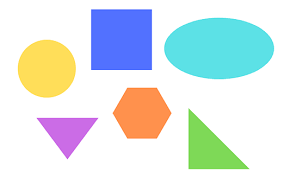
#> input picture Shape/src/images.png, 284 x 177 px
$ python shapeCV.py   (older library calls are emulated)
#> lines starting #> are read from the running program, lines starting #| are printed output that depends on the picture; after the words box and inside, x2 and y2 are one past the last pixel; in counts of white or black regions, pixels touching at a corner belong together

import cv2
import glob

def detectGeometricShapes(image,x,y,approx):
    if len(approx) == 3:
        cv2.putText(image,"Triangle",(x,y+30),cv2.FONT_HERSHEY_TRIPLEX,0.5,(255,0,127),1)
        print("Triangle")
    elif len(approx) == 4:
        (xAxis,yAxis,width,height) = cv2.boundingRect(approx)
        if((float(width)/height) <= 1.5):
            cv2.putText(image,"Square",(x,y+30),cv2.FONT_HERSHEY_TRIPLEX,0.5,(255,0,127),1)
            print("Square")
        else:
            cv2.putText(image,"Rectangle",(x,y+30),cv2.FONT_HERSHEY_TRIPLEX,0.5,(255,0,127),1)
            print("Rectangle")
    elif len(approx) > 10:
        cv2.putText(image,"Circle",(x,y+30),cv2.FONT_HERSHEY_TRIPLEX,0.5,(255,0,127),1)
        print("Circle")

def getContours(canny):
    _, contours,hierarchy = cv2.findContours(canny,cv2.RETR_EXTERNAL,cv2.CHAIN_APPROX_SIMPLE)
    return contours,hierarchy

def getCannyEdges(grayImage):
    canny = cv2.Canny(grayImage,127,255)
    return canny

def getPathofImages():
    path = '/home/linuxuser/Python-3.5.6/shapes'
    return path

def main():
    print ("\n<--- GEOMETRIC SHAPE DETECTION --->\n")
    path = getPathofImages()
    files = [f for f in glob.glob("images.png",recursive=True)]
    for f in files:
        print(f)
        image = cv2.imread(f)
#> image is the input picture: shape (177, 284, 3); mean B, G, R 228.6, 229.4, 218.8
        grayImage = cv2.cvtColor(image,cv2.COLOR_BGR2GRAY)
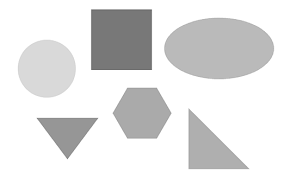
#> grayImage: shape (177, 284); min 106, max 255, mean 226.2
        canny = getCannyEdges(grayImage)
#> in getCannyEdges, `canny = cv2.Canny(grayImage,127,255)`:
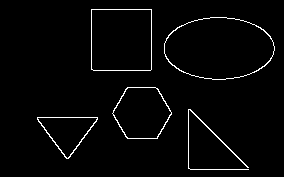
#> canny: shape (177, 284); 2.4% white in thin lines or dots, all inside (x1, y1, x2, y2) = (37, 9, 275, 170)
        contours,hierarchy = getContours(canny)
#> in getContours, `_, contours,hierarchy = cv2.findContours(canny,cv2.RETR_EXTERNAL,cv2.C..`: contours = 5 contours; box (x1, y1, x2, y2) and area: (164, 17, 275, 80) 5349, (91, 9, 152, 71) 3658, (112, 87, 172, 139) 2284, (37, 117, 98, 159) 1340, (188, 109, 249, 170) 59
        print ("Length of contours = ",len(contours))
#| Length of contours =  5
        for count in contours:
            approx = cv2.approxPolyDP(count,0.01*cv2.arcLength(count,True),True)
            print ("\n",len(approx))
            x = approx.ravel()[0]
            y = approx.ravel()[1]
            detectGeometricShapes(image,x,y,approx)
            cv2.drawContours(image,[count],-1,(0,255,0),3)
#> this loop made 5 passes
#> (x, y) on passes 2 to 4: (188, 109), (127, 87), (164, 43)
#> (approx, x, y, xAxis in detectGeometricShapes, yAxis in detectGeometricShapes, width in detectGeometricShapes, height in detectGeometricShapes) on passes 1, 5: ([[37, 117], [66, 158], [70, 156], [97, 117]], 37, 117, 37, 117, 61, 42), ([[91, 9], [91, 69], [150, 70], [151, 9]], 91, 9, 91, 9, 61, 62)
#|  4
#| Square
#|  6
#|  7
#|  13
#| Circle
#|  4
#| Square
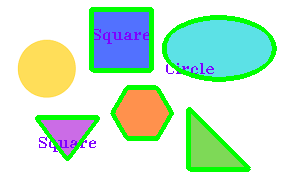
#> image: shape (177, 284, 3); 10.84% of pixels changed, all inside (x1, y1, x2, y2) = (35, 7, 277, 172)
        cv2.imshow('image',image)
        cv2.waitKey(0)
        cv2.destroyAllWindows()

if __name__ == '__main__':
    main()

$ run again, with Shape/src/image.jpg saved as Shape/src/images.png
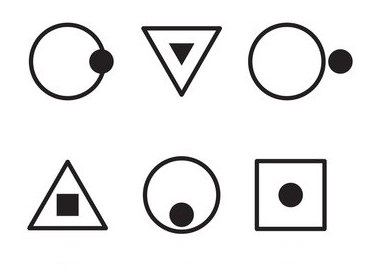
#> input picture Shape/src/image.jpg, 373 x 276 px
#> in main, image is the input picture: shape (276, 373, 3); mean B, G, R 235.7, 235.6, 235.8
#> in getCannyEdges, `canny = cv2.Canny(grayImage,127,255)`:
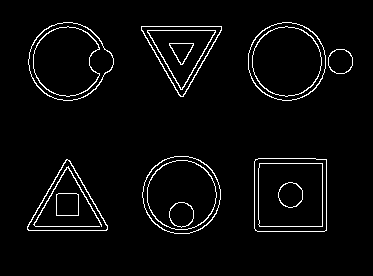
#> canny: shape (276, 373); 3.6% white in thin lines or dots, all inside (x1, y1, x2, y2) = (27, 22, 353, 234)
#> in getContours, `_, contours,hierarchy = cv2.findContours(canny,cv2.RETR_EXTERNAL,cv2.C..`: contours = 7 contours; box (x1, y1, x2, y2) and area: (254, 158, 327, 232) 5235, (28, 22, 114, 101) 4898, (248, 22, 326, 101) 4764, (142, 156, 221, 234) 4756, (27, 159, 108, 231) 3094, (141, 26, 222, 97) 3058, (328, 49, 353, 74) 480
#| Length of contours =  7
#> the loop in main, `for count in contours:` made 7 passes
#> (x, y) on passes 3, 4, 6, 7: (174, 156), (336, 49), (282, 22), (63, 22)
#> (printed output is left out)
#> after the loop in main, `for count in contours:`:
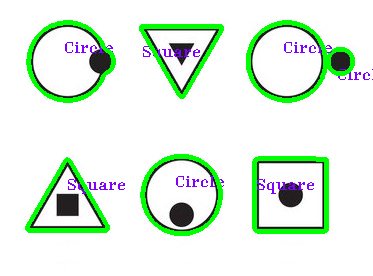
#> image: shape (276, 373, 3); 8.18% of pixels changed, all inside (x1, y1, x2, y2) = (25, 20, 373, 236)

$ run again, with Shape/src/snowman.jpg saved as Shape/src/images.png
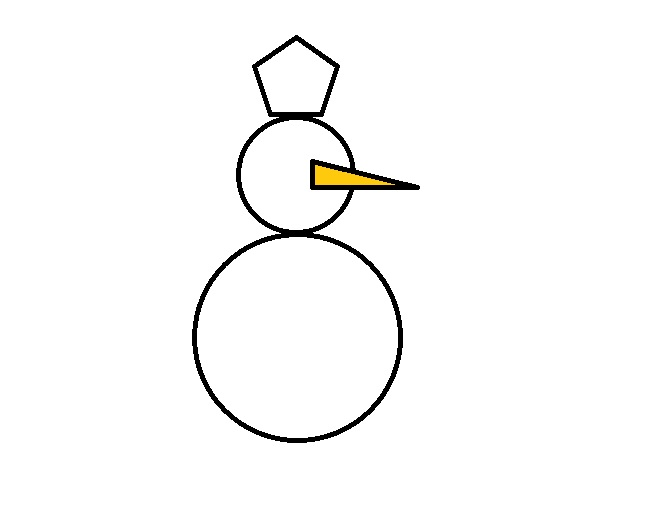
#> input picture Shape/src/snowman.jpg, 650 x 523 px
#> in main, image is the input picture: shape (523, 650, 3); mean B, G, R 249.1, 249.5, 249.6
#> in getCannyEdges, `canny = cv2.Canny(grayImage,127,255)`:
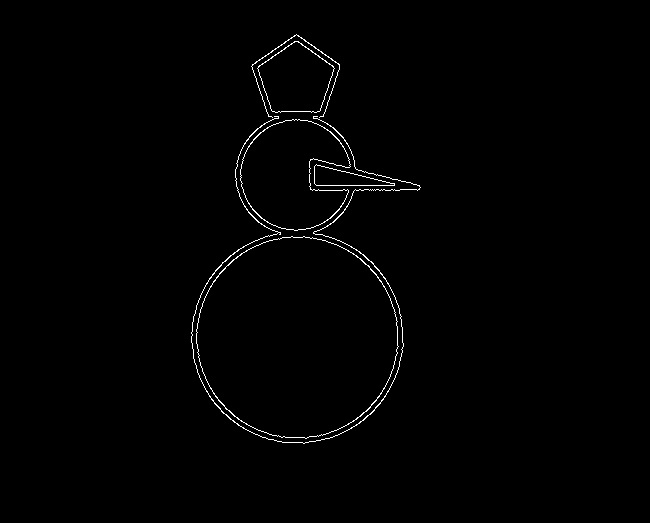
#> canny: shape (523, 650); 0.84% white in thin lines or dots, all inside (x1, y1, x2, y2) = (191, 34, 421, 444)
#> in getContours, `_, contours,hierarchy = cv2.findContours(canny,cv2.RETR_EXTERNAL,cv2.C..`: contours = 6 contours; box (x1, y1, x2, y2) and area: (196, 236, 399, 439) 31738, (240, 119, 351, 231) 8430, (257, 41, 335, 113) 3810, (314, 164, 395, 186) 900, (191, 116, 421, 444) 152, (251, 34, 340, 118) 35
#| Length of contours =  6
#> the loop in main, `for count in contours:` made 6 passes
#> (x, y) on passes 1 to 6: (291, 236), (314, 166), (292, 119), (274, 116), (294, 41), (339, 64)
#> (printed output is left out)
#> after the loop in main, `for count in contours:`:
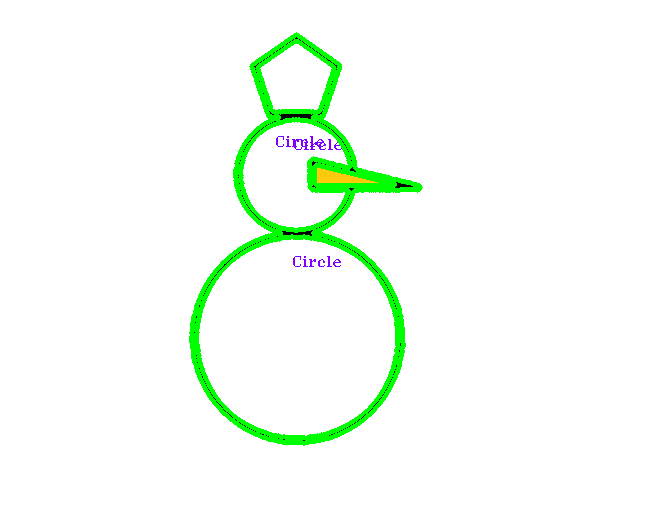
#> image: shape (523, 650, 3); 3.83% of pixels changed, all inside (x1, y1, x2, y2) = (189, 32, 423, 446)
